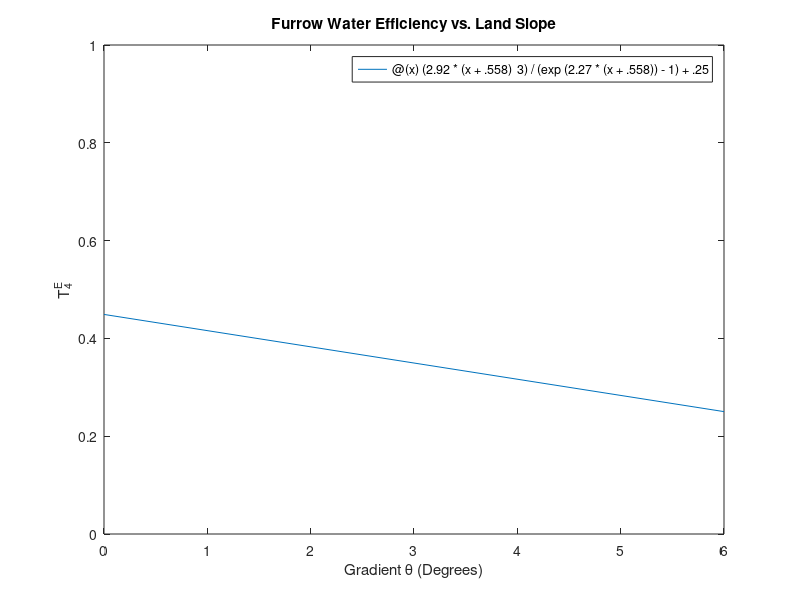

Recreate this plot in MATLAB.
fplot(@(x) .65*cos(4*x*pi/180),[0 6], LineWidth=2)
ylim([0 1])
xlabel('Gradient \theta (Degrees)')
ylabel('T^E_1')
title('Center-Pivot Water Efficiency vs. Land Slope')
fplot(@(x) .75*cos(x*pi/180),[0 6], LineWidth=2)
ylim([0 1])
xlabel('Gradient \theta (Degrees)')
ylabel('T^E_2')
title('Sprinkler Water Efficiency vs. Land Slope')
 
% fplot(@(x) .9,[0 6], LineWidth=2)
ylim([0 1])
xlabel('Gradient \theta (Degrees)')
ylabel('T^E_3')
title('Drip Water Efficiency vs. Land Slope')
fplot(@(x) (2.92*(x+.558)^3)/(exp(2.27*(x+.558))-1)+.25,[0 6], LineWidth=2)
ylim([0 1])
xlabel('Gradient \theta (Degrees)')
ylabel('T^E_4')
title('Furrow Water Efficiency vs. Land Slope')